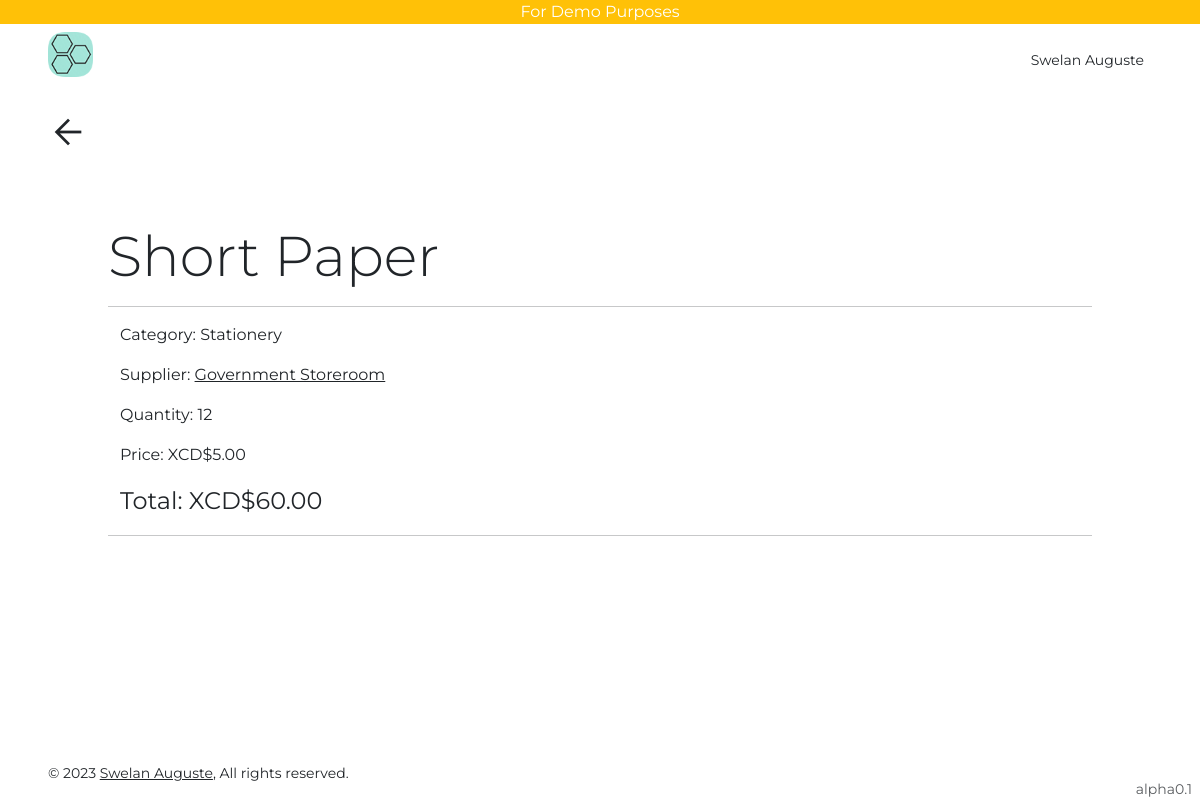
Page /item/detail/1/ (signed in) on the committed database.
### users/models.py (models this page shows, shortened)
class User(AbstractUser):
    is_viewer = models.BooleanField(default=True)
    is_admin = models.BooleanField(default=False)

class Profile(models.Model):
    user = models.OneToOneField(User, on_delete=models.CASCADE, related_name="profile")
    uid = models.UUIDField(default=uuid.uuid4, editable=False, unique=True)
    first_name = models.CharField(max_length=255)
    last_name = models.CharField(max_length=255, blank=True)
    slug = models.SlugField(max_length=255, blank=True)
    phone = models.TextField(null=True, default="+1")
    phone1 = models.TextField(blank=True)
    bio = models.TextField(blank=True)
    def get_absolute_url(self):
        return reverse("profile", kwargs={"slug": self.slug})
    def __str__(self) -> str:
        if self.first_name and self.last_name:
            return f"{self.first_name} {self.last_name}"
        return self.user.email

### inventory/models.py (models this page shows, shortened)
class Item(models.Model):
    name = models.CharField(max_length=255)
    category = models.ForeignKey(
        Category,
        on_delete=models.CASCADE,
        null=True,
        blank=True,
    )
    supplier = models.ForeignKey(
        Supplier, on_delete=models.CASCADE, null=True, blank=True
    )
    quantity = models.IntegerField(default=1, blank=True)
    price = models.DecimalField(max_digits=10, decimal_places=2, blank=True)
    def get_total_cost(self):
        return self.price * self.get_item_total_count()
    def get_all_received_count(self):
        return sum(item.qty for item in self.receive_items.all())
    def get_all_given_count(self):
        return sum(item.qty for item in self.give_items.all())
    def get_item_total_count(self):
        return (
            self.get_all_received_count() + self.quantity
        ) - self.get_all_given_count()
    def __str__(self):
        return self.name

class Category(models.Model):
    name = models.CharField(max_length=255)
    class Meta:
        verbose_name_plural = "categories"
    def __str__(self):
        return self.name

class Supplier(models.Model):
    name = models.CharField(max_length=255)
    address = models.CharField(max_length=200, null=True)
    address1 = models.CharField(max_length=200, null=True, blank=True)
    phone = models.CharField(max_length=20, blank=True)
    email = models.EmailField(blank=True)
    def get_absolute_url(self):
        return reverse("supplier-detail", kwargs={"pk": self.pk})
    def __str__(self):
        return self.name

class ReceiveItem(models.Model):
    item = models.ForeignKey(
        Item, on_delete=models.CASCADE, related_name="receive_items"
    )
    qty = models.PositiveIntegerField("quantity")
    created_at = models.DateTimeField(auto_now_add=True)
    updated_at = models.DateTimeField(auto_now=True)
    created_by = models.ForeignKey(User, on_delete=models.CASCADE)
    updated_by = models.ForeignKey(User, on_delete=models.CASCADE, related_name="+")

class GiveItem(models.Model):
    item = models.ForeignKey(Item, on_delete=models.CASCADE, related_name="give_items")
    qty = models.PositiveIntegerField("quantity")
    created_at = models.DateTimeField(auto_now_add=True)
    updated_at = models.DateTimeField(auto_now=True)
    created_by = models.ForeignKey(User, on_delete=models.CASCADE)
    updated_by = models.ForeignKey(User, on_delete=models.CASCADE, related_name="+")

### inventory/views.py (the view)
# urls.py: path("item/detail/<int:pk>/", ItemDetailView.as_view(), name="item-detail"),
class ItemDetailView(LoginRequiredMixin, DetailView):
    model = Item

### templates/inventory/item_detail.html (shortened to what this page needs)
{% extends 'base.html' %}
{% block content %}
{% include 'go_back.html' %}
<div class="container">
    <div class="rounded-0 p-5">
        <div class="display-4">{{object}}</div>
        <hr>
        <div class="container">
            <p>Category: {{object.category}}</p>
            <p>Supplier: <a class="text-dark"
                    href="{{object.supplier.get_absolute_url}}">
                    {{object.supplier}}</a></p>
            <p>Quantity: {{object.get_item_total_count}}
            </p>
            <p>Price: XCD${{object.price}}</p>
            <p class="fs-4">Total: XCD${{object.get_total_cost}}</p>
        </div>
        <hr><br>
    </div>
</div>
{% endblock content %}

### templates/navbar.html (shortened to what this page needs)
{% load static %}
<div class="w-100 bg-warning text-center text-white">For Demo Purposes</div>
<nav class="row sticky-top bg-white">
    <div class="col">
        <div class="d-flex py-lg-2 px-lg-5 p-3 bg-white">
            <a class="h3 text-decoration-none text-dark fw-bold me-4"
                href="/">
            <img height="45rem" src="{% static 'images/favicon.ico' %}" alt=""></a>
        </div>
    </div>
    <div class="col">
        <div class="d-flex py-lg-4 px-lg-5 p-3 bg-white justify-content-end">
            {% if request.user.is_authenticated %}
            <div class="dropdown me-2">
                <a class="text-decoration-none text-dark bg-transparent border-0 small p-0 m-0"
                    type="button"
                    data-bs-toggle="dropdown"
                    aria-expanded="false">
                    <span>{{request.user.profile}}</span>
                </a>
            </div>
            {% else %}
            <a class="text-dark"
                href="{% url 'account_login' %}">Sign in</a></li>
            {% endif %}
        </div>
    </div>
</nav>

### static/css/styles.css (style rules this page uses)
html, body { font-family: 'Montserrat', sans-serif; }
body { min-height: 100vh; min-height: -webkit-fill-available; }
html { height: -webkit-fill-available; }

### rows in the picture
User: user.profile "Swelan Auguste"
Item: name "Short Paper", category "Stationery", supplier "Government Storeroom", get_item_total_count "12", price "5.00", get_total_cost "60.00"
